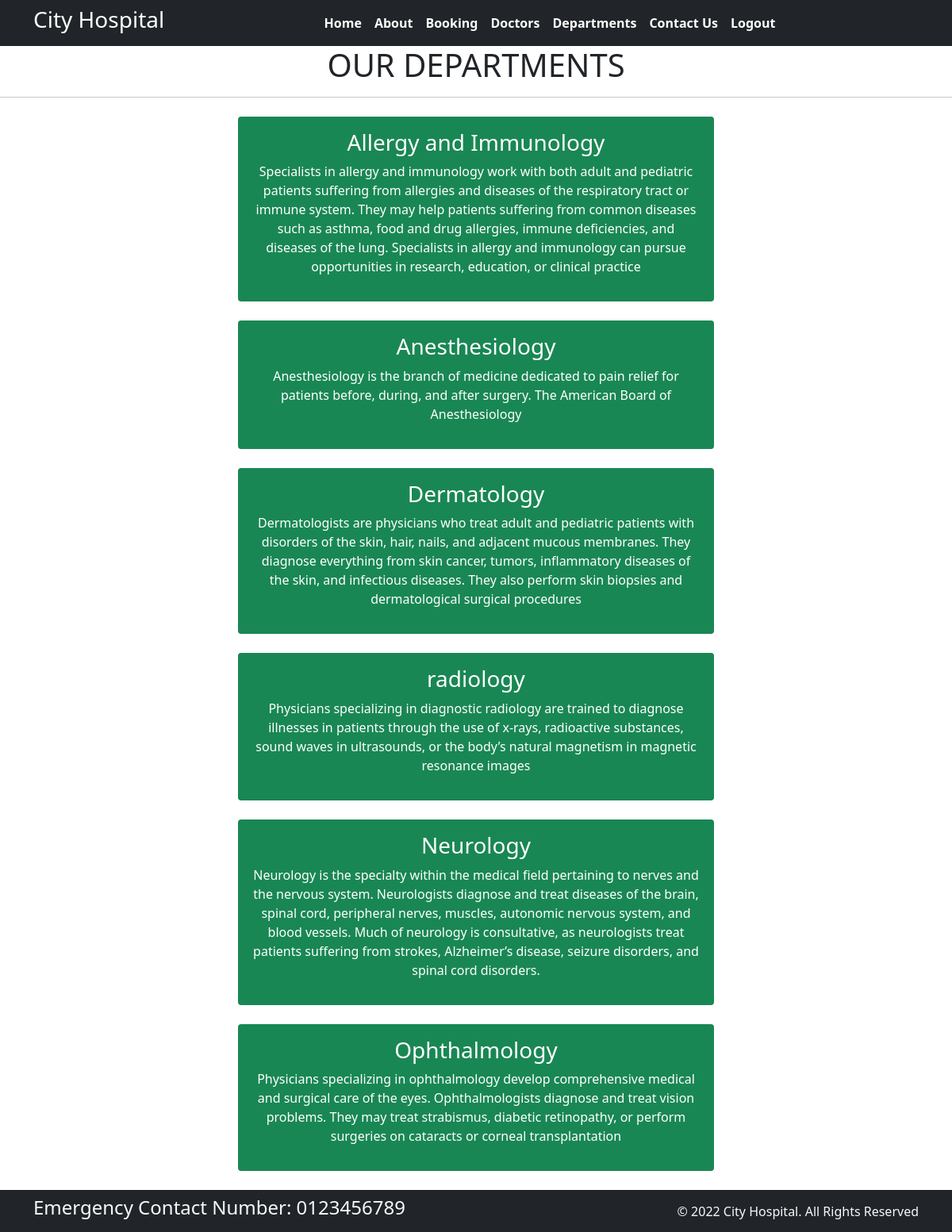
Screenshot of /department with the database file from the repository.
### home/models.py (models this page shows, shortened)
class Department(models.Model):
    dep_name = models.CharField(max_length=100)
    dep_discription = models.TextField()

### home/views.py (the view)
# urls.py: path('department', views.department, name = 'department'),
def department(request):
    dep = {
        'dept' : Department.objects.all()
    }
    return render(request, 'department.html', dep)

### templates/department.html (shortened to what this page needs)
{% extends 'base.html' %}
{% block content %}
<h1 class="text-center">OUR DEPARTMENTS</h1>
<hr>
{% for d in dept %}
<div class="mx-auto w-50 bg-success text-center text-white p-3 my-4 boarder boarder-warning rounded">
    <h3>{{d.dep_name}}</h3>
    <p>{{d.dep_discription}}</p>
</div>
{% endfor %}
{% endblock %}

### rows the page displays
Department: dep_name "Allergy and Immunology", dep_discription "Specialists in allergy and immunology work with both adult and pediatric patients suffering from allergies and diseases of the respiratory tract or immune system. They may help patients suffering from common diseases such as asthma, food and drug allergies, immune deficiencies, and diseases of the lung. Specialists in allergy and immunology can pursue opportunities in research, education, or clinical practice"
Department: dep_name "Anesthesiology", dep_discription "Anesthesiology is the branch of medicine dedicated to pain relief for patients before, during, and after surgery. The American Board of Anesthesiology"
Department: dep_name "Dermatology", dep_discription "Dermatologists are physicians who treat adult and pediatric patients with disorders of the skin, hair, nails, and adjacent mucous membranes. They diagnose everything from skin cancer, tumors, inflammatory diseases of the skin, and infectious diseases. They also perform skin biopsies and dermatological surgical procedures"
Department: dep_name "radiology", dep_discription "Physicians specializing in diagnostic radiology are trained to diagnose illnesses in patients through the use of x-rays, radioactive substances, sound waves in ultrasounds, or the body’s natural magnetism in magnetic resonance images"
Department: dep_name "Neurology", dep_discription "Neurology is the specialty within the medical field pertaining to nerves and the nervous system. Neurologists diagnose and treat diseases of the brain, spinal cord, peripheral nerves, muscles, autonomic nervous system, and blood vessels. Much of neurology is consultative, as neurologists treat patients suffering from strokes, Alzheimer’s disease, seizure disorders, and spinal cord disorders."
Department: dep_name "Ophthalmology", dep_discription "Physicians specializing in ophthalmology develop comprehensive medical and surgical care of the eyes. Ophthalmologists diagnose and treat vision problems. They may treat strabismus, diabetic retinopathy, or perform surgeries on cataracts or corneal transplantation"
